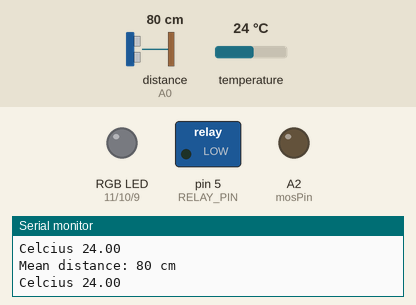
Bench run of a sketch on a simulated Arduino Uno, built with avr-gcc and run on an emulated ATmega328P. On the bench: switched loads named in the sketch (green lamp = pin HIGH), an RGB LED mixed from three pins (HIGH = lit), output pins drawn as LEDs (lit = HIGH), the last lines printed to the serial monitor. The inputs (shaded band) are chosen by the test bench; at power-on: distance to the obstacle (sensor on A0) 80 cm, temperature 24 °C.

Above: at 1.6 s.
1.7 s: distance to the obstacle (sensor on A0) set to 44 cm
4.3 s: distance to the obstacle (sensor on A0) set to 38 cm
At 6.7 s:
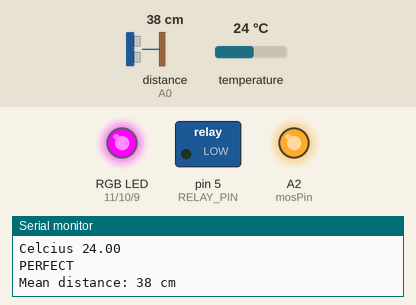
7.0 s: temperature set to 22.5 °C
8.5 s: temperature set to 21.3 °C
At 9.5 s:
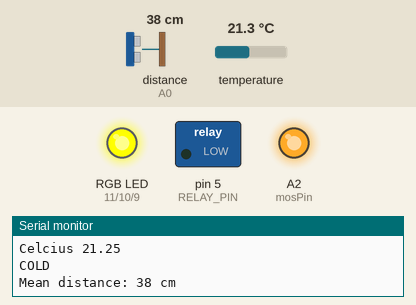
10.1 s: temperature set to 33 °C
At 10.9 s:
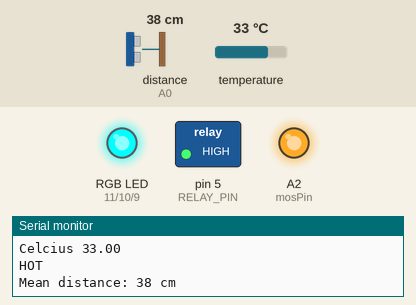
11.7 s: temperature set to 28.8 °C
13.2 s: temperature set to 27.6 °C
At 14.7 s:
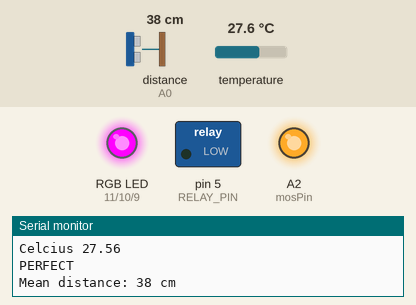
Timing chart, 0 to 15.8 s (numbered marks = the images above; inputs shaded):
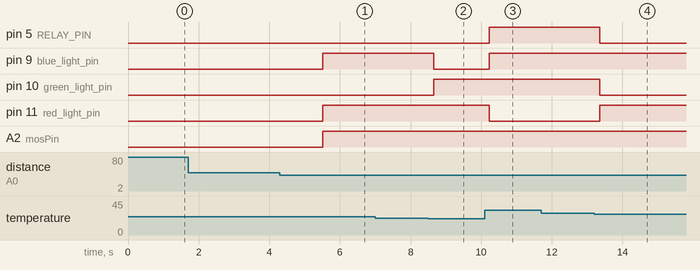

The sketch:

tps.ino
```cpp
#include <SharpIR.h>
#include <OneWire.h>
#include <DallasTemperature.h>

#define IRPin A0
#define model 1080
#define ONE_WIRE_BUS 13

//preferences
int C_RGB[] = {255, 255, 0};
int des_temp = 25;
int H_RGB[] = {0, 255, 255};
int range = 3;
int P_RGB[] = {255, 0, 255};

int distance_cm;

int RELAY_PIN = 5;
int red_light_pin = 11;
int green_light_pin = 10;
int blue_light_pin = 9;
int mosPin = A2;

float Celcius = 0;
float Fahrenheit = 0;

SharpIR mySensor = SharpIR(IRPin, model);

OneWire oneWire(ONE_WIRE_BUS);

DallasTemperature sensors(&oneWire);

void setup() {
  Serial.begin(9600);
  pinMode(ONE_WIRE_BUS, INPUT_PULLUP);
  sensors.begin();
  pinMode(RELAY_PIN, OUTPUT);
  pinMode(red_light_pin, OUTPUT);
  pinMode(green_light_pin, OUTPUT);
  pinMode(blue_light_pin, OUTPUT);
  pinMode(mosPin, OUTPUT);
}

void loop() {
  distance_cm = mySensor.distance();
  Serial.print("Mean distance: ");
  Serial.print(distance_cm);
  Serial.println(" cm");

  sensors.requestTemperatures();
  Celcius = sensors.getTempCByIndex(0);
  Fahrenheit = sensors.toFahrenheit(Celcius);
  Serial.print("Celcius ");
  Serial.print(Celcius);
  Serial.println(" ");

  if (distance_cm <= 40) {
    if (Celcius + range < des_temp) {
      RGB_color(C_RGB[0], C_RGB[1], C_RGB[2]);
      Serial.println("COLD");
       digitalWrite(RELAY_PIN, LOW);
       turnOnHeat();
    }
    else if (Celcius - range > des_temp) {
      RGB_color(H_RGB[0], H_RGB[1], H_RGB[2]);
      Serial.println("HOT");
      digitalWrite(RELAY_PIN, HIGH);
      turnOnHeat();
    }
    else {
      RGB_color(P_RGB[0], P_RGB[1], P_RGB[2]);
      Serial.println("PERFECT");
       digitalWrite(RELAY_PIN, LOW);
       turnOnHeat();
    }
  }
  else {
    digitalWrite(RELAY_PIN, LOW);
    RGB_color(0, 0, 0);
    turnOffHeat();
  }
}

void RGB_color(int r, int g, int b)
{
  analogWrite(red_light_pin, r);
  analogWrite(green_light_pin, g);
  analogWrite(blue_light_pin, b);
}

void turnOnHeat(){
  analogWrite(mosPin, 255);
}

void turnOffHeat(){
  analogWrite(mosPin, 0);
}
```

Measured:
- the behaviour switches between 41 and 40 cm on distance to the obstacle (sensor on A0) (found by bisection; images 0 and 1)
- the behaviour switches between 22 and 21.9 °C on temperature (found by bisection; images 1 and 2)
- the behaviour switches between 28.1 and 28 °C on temperature (found by bisection; images 3 and 4)
- after the input at 4.3 s, pin 9 (blue_light_pin), pin 11 (red_light_pin), A2 (mosPin): LOW → HIGH after 1.2 s
- after the input at 8.5 s, pin 9 (blue_light_pin): HIGH → LOW after 0.15 s; pin 10 (green_light_pin): LOW → HIGH after 0.15 s
- after the input at 10.1 s, pin 5 (RELAY_PIN), pin 9 (blue_light_pin): LOW → HIGH after 0.12 s; pin 11 (red_light_pin): HIGH → LOW after 0.12 s
- after the input at 13.2 s, pin 5 (RELAY_PIN), pin 10 (green_light_pin): HIGH → LOW after 0.16 s; pin 11 (red_light_pin): LOW → HIGH after 0.16 s
